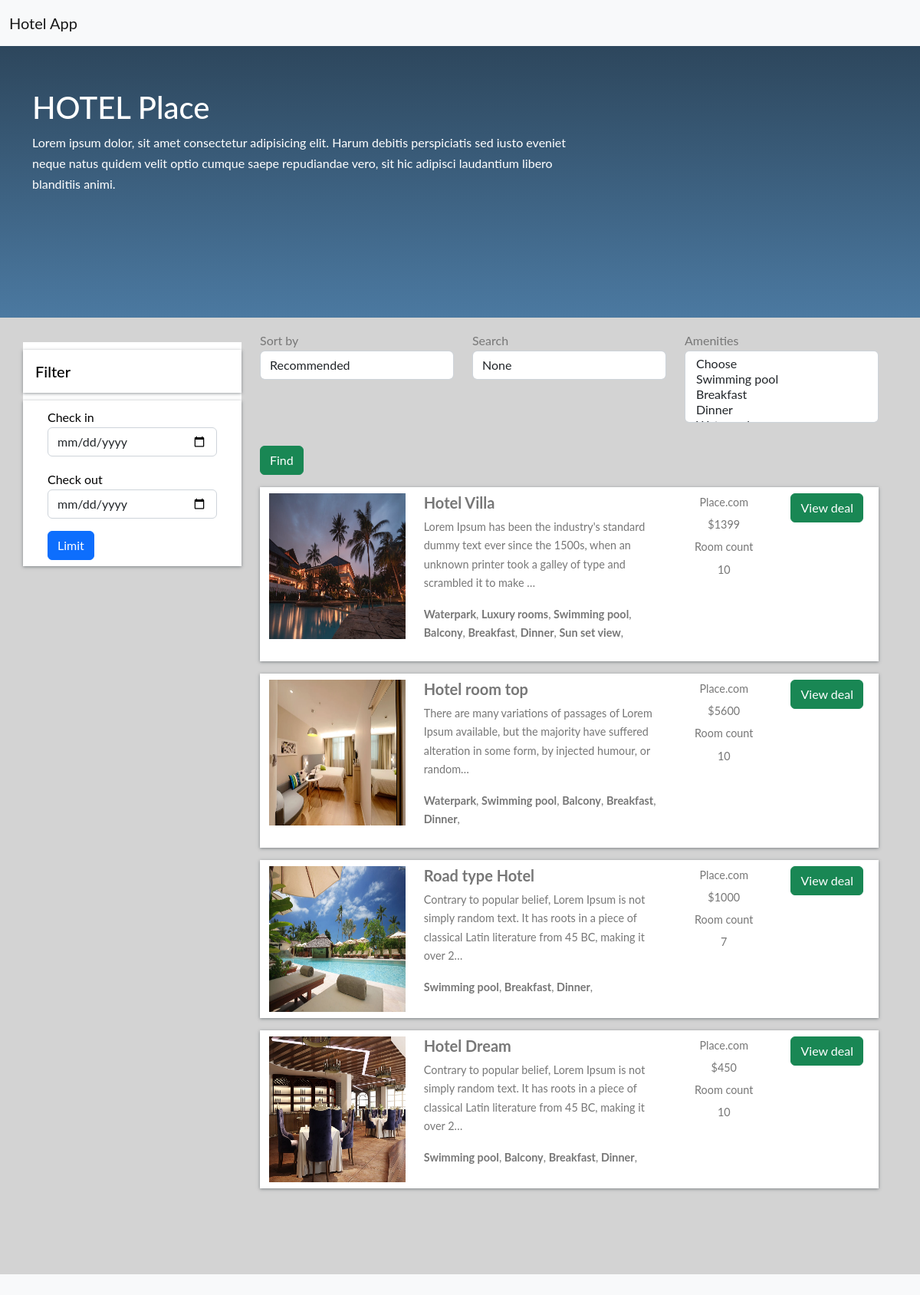
The page / on the database its author committed.
### home/models.py (models this page shows, shortened)
class BaseModel(models.Model):
    uid = models.UUIDField(default=uuid.uuid4   , editable=False , primary_key=True)
    created_at = models.DateField(auto_now_add=True)
    updated_at = models.DateField(auto_now_add=True)
    class Meta:
        abstract=True

class Hotel(BaseModel):
    hotel_name=models.CharField(max_length=100)
    hotel_price=models.IntegerField()
    description=models.TextField()
    amenities = models.ManyToManyField(Amenities)
    room_count = models.IntegerField(default=10)

class HotelImages(BaseModel):
    hotel = models.ForeignKey(Hotel,related_name="images",on_delete=models.CASCADE)
    images = models.ImageField(upload_to="hotels")

class Amenities(BaseModel):
    amenity_name=models.CharField(max_length=100)

### home/views.py (the view)
# urls.py: path('', home, name="home"),
def home(request):
    amenities_objs = Amenities.objects.all()
    hotels_objs = Hotel.objects.all()
    sort_by=request.GET.get('sort_by')
    search=request.GET.get('search')
    amenities=request.GET.getlist('amenities')
    if sort_by:
        if sort_by=='ASC':
            hotels_objs = hotels_objs.order_by('hotel_price')
        else:
            hotels_objs = hotels_objs.order_by('-hotel_price')
    if search:
        hotels_objs = hotels_objs.filter(
            Q(hotel_name__icontains = search)|
            Q(description__icontains = search)
        )
    if len(amenities):
        hotels_objs = hotels_objs.filter(amenities__amenity_name__in = amenities).distinct()
    context = {'amenities_objs': amenities_objs,'hotels_objs':hotels_objs, 'sort_by':sort_by,'search':search}
    return render(request,'home.html', context)

### home/templates/home.html (shortened to what this page needs)
{% extends "base.html" %}
{%  block start %}
<section class="colorful jumbotron mb-0" role="banner">
    <nav class="navbar navbar-expand-lg justify-content-between navbar-dark" role="navigation">
        <div class="navbar-brand">
            <a href="index.html">Hotel Spoof
                <em>.</em>
            </a>
        </div>
    </nav>
    <div class="container hotels-container">
        <div class="row mt-2 justify-content-between">
            <div class="col-md-8 text-white align-self-center mb-2 p-4">
                <h1>HOTEL Place</h1>
                <span class=""> Lorem ipsum dolor, sit amet consectetur adipisicing elit. Harum debitis perspiciatis sed iusto
                    eveniet neque natus quidem velit optio cumque saepe repudiandae vero, sit hic adipisci laudantium libero blanditiis
                    animi.
                </span>
            </div>
        </div>
    </div>
</section>
<section class="search-container mb-5 pb-5">
    <div class="container">
        <div class="row">
            <div class="col-lg-3">
                <div class="row mt-2 justify-content-between">
                    <div class="filter-card">
                        <h5>Filter</h5>
                        <form action="#">
                            <div class="row form-group">
                                <div class="col-md-12">
                                    <label for="mintopay">Check in</label>
                                    <p>
                                        <input type="date" name="checkin" id="checkin" class="form-control">
                                    </p>
                                </div>
                                <div class="col-md-12">
                                    <label for="maxtopay">Check out</label>
                                    <p>
                                        <input type="date" name="checkout" id="checkout" class="form-control">
                                    </p>
                                </div>
                            </div>
                            <div class="row form-group">
                                <div class="col-md-12">
                                    <input type="submit" class="btn btn-primary btn-block" value="Limit">
                                </div>
                            </div>
                        </form>
                    </div>
                </div>
            </div>
            <div class="col-lg-9  px-4 mb-5">
                <form>
                <div class="row mt-3">
                    <div class="col-md-4">
                    <div class="form-inline">
                        <label class="" for="exampleFormControlSelect1">Sort by</label>
                        <select class="form-control" name="sort_by" id="exampleFormControlSelect1">
                            <option value="">Recommended</option>
                        </select>
                    </div>
                    </div>
                    <div class="col-md-4">
                        <div class="form-inline">
                            <label class="" for="exampleFormControlSelect1">Search</label>
                            <input name="search" class="form-control" value="{{search}}" placeholder="Search">
                        </div>
                    </div>
                    <div class="col-md-4">
                        <div class="form-inline">
                           <label class="" for="exampleFormControlSelect1">Amenities</label>
                            <select name="amenities" class="form-control" multiple>
                            <option value="">Choose</option>
                            {% for amenities_obj in amenities_objs %}
                            <option {% if amenities_obj.amenity_name in amenities  %} selected {%endif%}value="{{amenities_obj.amenity_name}}">{{amenities_obj.amenity_name}}</option>
                                {% endfor %}
                        </select>
                        </div>
                    </div>
                    <div class="col-md-4">
                            <button style="margin-top: 30px;" type="submit" class="btn btn-success">Find</button>
                        </div>
                </div>
                </form>
                {% for hotels_obj in hotels_objs %}
                <div class="row search-card-result">
                    <div class="col-md-3">
                    <a href="/hotel-detail/{{hotels_obj.uid}}">
                        <img class="img-fluid" src="/media/{{hotels_obj.images.first.images}}" alt="Card image cap">
                    </a></div>
                    <div class="col-md-5">
                        <h5>{{hotels_obj.hotel_name}}</h5>
                        <p>
                            {{hotels_obj.description|truncatechars:150}}
                        </p>
                        <p>
                            {%for amenitie in hotels_obj.amenities.all %}
                            <b>{{amenitie.amenity_name}}</b>,
                            {% endfor %}
                        </p>
                    </div>
                    <div class="col-md-2 border-left text-center more-offers">
                        <p>Place.com</p>
                        <p>${{hotels_obj.hotel_price}}</p>
                        <p>Room count</p>
                        <p>{{hotels_obj.room_count}}</p>
                    </div>
                    <div class="col-md-2 border-left text-center more-offers">
                        <div class="btn btn-success">View deal </div>
                    </div>
                </div>
                {% endfor %}
            </div>
        </div>
    </div>
</section>
{% endblock %}

### home/templates/base.html (shortened to what this page needs)
<!DOCTYPE html>
<html lang="en">
  <head>
    <link
      href="https://cdn.jsdelivr.net/npm/bootstrap@5.2.0-beta1/dist/css/bootstrap.min.css"
      rel="stylesheet"
    />
  </head>
  <body class="bg-light">
    <nav class="navbar fixed-top bg-light">
      <div class="container-fluid">
        <a class="navbar-brand" href="/">Hotel App</a>
      </div>
    </nav>
    {% block start %} {% endblock %}
  </body>
</html>

### home/templates/base.html (style rules this page uses)
body { font-family: "Lato", Arial, sans-serif; font-weight: 400; font-size: 16px; line-height: 1.7; background: #fff; color: #777; }
nav { margin-bottom: 1rem; }
nav a { color: white; -webkit-transition: 0.5s; -o-transition: 0.5s; transition: 0.5s; }
.colorful { background: #4b79a1; background: -webkit-linear-gradient(to bottom, #283e51, #4b79a1); background: linear-gradient(to bottom, #283e51, #4b79a1); border-radius: 0px; padding: 0px 0 1rem 0 !important; }
.hotels-container { padding: 0.5rem 0 7rem 0; }
.search-container { background: #d3d3d3; }
.search-card-result { box-shadow: 0px 1px 4px rgba(41, 51, 57, 0.5); margin: 1rem 0; padding: 0.5rem 0; background-color: #fff; }
.search-card-result img { height: 190px; }
.search-card-result h5 { font-style: 1.1rem; font-weight: 700; }
.search-card-result p { font-size: 0.9rem; }
.search-card-result .more-offers p { margin-bottom: 0.3rem; }
.filter-card { padding: 0; background: #fff; color: black; }
.filter-card h5 { margin: 10px 0; padding: 1rem; box-shadow: 0px 1px 4px rgba(41, 51, 57, 0.5); color: #000; }
.filter-card form { box-shadow: 0px 1px 4px rgba(41, 51, 57, 0.5); padding: 0.5rem 2rem; }

### rows shown on the page
Hotel: images.first.images (picture), hotel_name "Hotel Villa", description "Lorem Ipsum has been the industry's standard dummy text ever since the 1500s, when an unknown printer took a galley of type and scrambled it to make …", hotel_price "1399", room_count "10"
Amenities: amenity_name "Waterpark"
Amenities: amenity_name "Luxury rooms"
Amenities: amenity_name "Swimming pool"
Amenities: amenity_name "Balcony"
Amenities: amenity_name "Breakfast"
Amenities: amenity_name "Dinner"
Amenities: amenity_name "Sun set view"
Hotel: images.first.images (picture), hotel_name "Hotel room top", description "There are many variations of passages of Lorem Ipsum available, but the majority have suffered alteration in some form, by injected humour, or random…", hotel_price "5600", room_count "10"
Hotel: images.first.images (picture), hotel_name "Road type Hotel", description "Contrary to popular belief, Lorem Ipsum is not simply random text. It has roots in a piece of classical Latin literature from 45 BC, making it over 2…", hotel_price "1000", room_count "7"
Hotel: images.first.images (picture), hotel_name "Hotel Dream", description "Contrary to popular belief, Lorem Ipsum is not simply random text. It has roots in a piece of classical Latin literature from 45 BC, making it over 2…", hotel_price "450", room_count "10"
